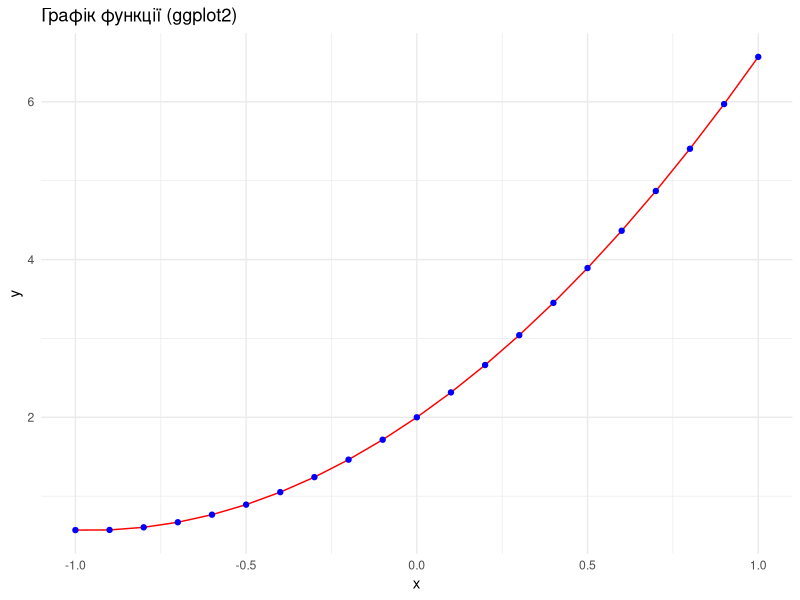

The R source for this figure:
## ---- chunk 1

# Задаємо параметри функції
b0 <- 2
b1 <- 3
b2 <- 1.57

# Задаємо область визначення
x_min <- -1 
x_max <- 1  
x <- seq(x_min, x_max, .1)

# Вихідна функція: y = b0 + b1*x + b2*x^2
y <- b0 + b1 * x + b2 * x^2

# Створюємо таблицю даних
df <- data.frame(x = x, y = y)


# --- Завдання 3: Графік функції y = f(x) ---

library(ggplot2)
library(dplyr)
library(rio) 

df %>%
  ggplot(aes(x = x, y = y)) +
  geom_line(color = "red") +
  geom_point(color = "blue") +
  labs(
    title = "Графік функції (ggplot2)",
    x = "x",
    y = "y"
  ) + 
  theme_minimal() 

# Табл.1. Фрагмент таблиці даних

if (!dir.exists("data")) {
  dir.create("data")
}

export(df, "data/data.csv")
message("Дані експортовано у файл data/data.csv")

dfNew <- import("data/data.csv")
message("Дані успішно імпортовано у dfNew")

knitr::kable(
  head(dfNew),
  caption = "Табл. 1. Фрагмент імпортованої таблиці даних (dfNew)"
)

# Табл.2. Параметри функції

parameters_df <- data.frame(
  "Параметр" = c("b0", "b1", "b2", "x1", "x2"),
  "Значення" = c(b0, b1, b2, x_min, x_max)
)

knitr::kable(parameters_df,
             caption = "Табл. 2. Параметри функції", # Заголовок таблиці
             col.names = c("Параметр", "Значення"))
